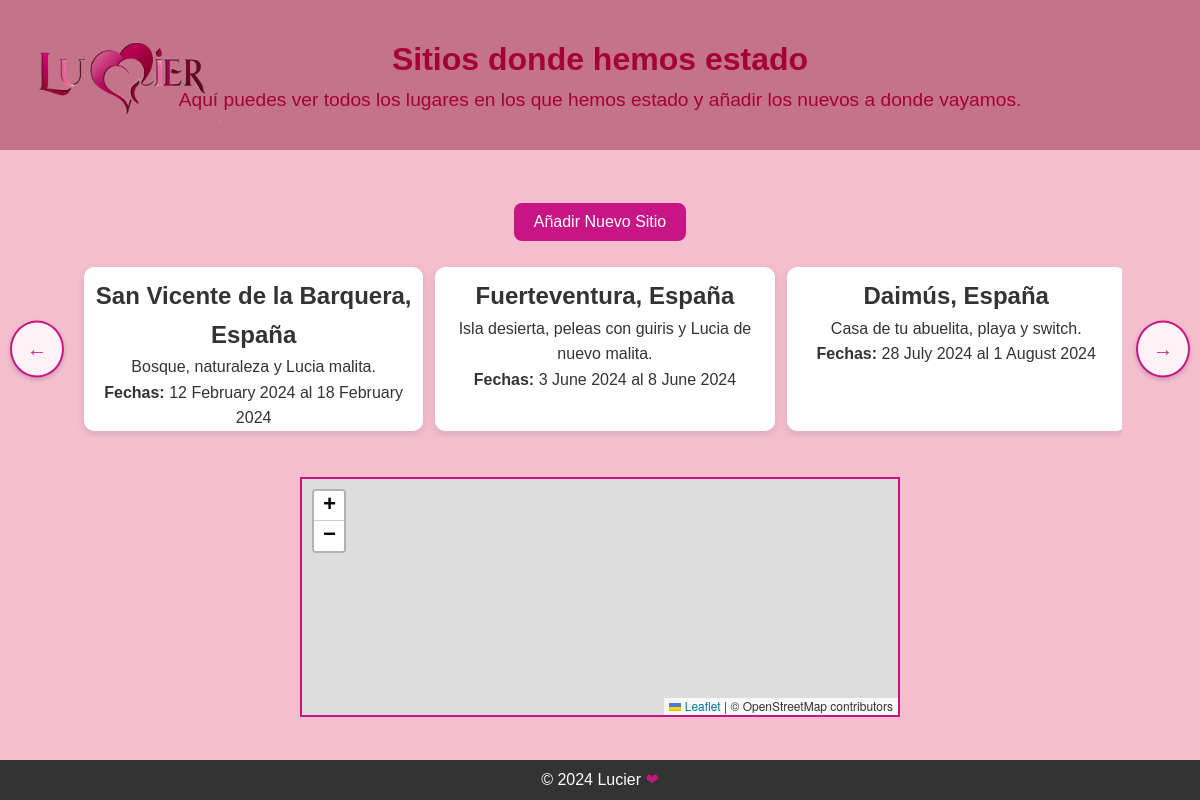
The app's page /sites/ with its own data.
### sites/models.py (models this page shows, shortened)
class Site(models.Model):
    name = models.CharField(max_length=200)
    description = models.TextField()
    start_date = models.DateField()
    end_date = models.DateField()
    latitude = models.FloatField()
    longitude = models.FloatField()

### sites/views.py (the view)
# urls.py: path('', views.sites_page, name='sites_page'),
def sites_page(request):
    sites = Site.objects.all()
    return render(request, 'sites_page.html', {'sites': sites})

### sites/templates/sites_page.html (shortened to what this page needs)
<!DOCTYPE html>
<html lang="es">
<head>
    {% load static %}
    <link rel="stylesheet" href="{% static 'css/general.css' %}">
    <link rel="stylesheet" href="{% static 'css/sites_page.css' %}">
    <link rel="stylesheet" href="https://unpkg.com/leaflet@1.9.4/dist/leaflet.css" />
</head>
<body>
    <header class="header">
        <div class="logo-container">
            <a href="{% url 'core:home_page' %}">
                <img src="{% static 'images/Lucier.png' %}" alt="Logo Lucier" class="logo">
            </a>
        </div>
        <div class="header-content">
            <h1>Sitios donde hemos estado</h1>
            <p>Aquí puedes ver todos los lugares en los que hemos estado y añadir los nuevos a donde vayamos.</p>
        </div>
    </header>
    <div class="main-container">
        <main class="main-content">
            <div id="add-site-container" class="add-site-container">
                <a href="{% url 'sites:new_site' %}" class="btn-add">
                    <button type="button" onclick="ocultar()">Añadir Nuevo Sitio</button>
                </a>
            </div>
            <div class="sites-container-wrapper">
                <button id="left" class="scroll-btn left">&#8592;</button>
                <div class="sites-container">
                    {% for site in sites %}
                    <div class="site-card">
                        <a href="{% url 'sites:site_details_page' pk=site.pk %}">
                            <h2>{{ site.name }}</h2>
                            <p>{{ site.description }}</p>
                            <p><strong>Fechas:</strong> {{ site.start_date|date:"j F Y" }} al {{ site.end_date|date:"j F Y" }}</p>
                        </a>
                    </div>
                    {% endfor %}
                </div>
                <button id="right" class="scroll-btn right">&#8594;</button>
            </div>
            <div class="map-container">
                <div id="map"></div>
            </div>
        </main>
    </div>
    <footer class="footer">
        <p>&copy; 2024 Lucier <span style="color: #C71585;">❤</span></p>
    </footer>
</body>
</html>

### static/css/general.css (style rules this page uses)
* { margin: 0; padding: 0; box-sizing: border-box; }
body { font-family: 'Arial', sans-serif; background-color: #f2f2f2; color: #333; line-height: 1.6; margin: 0; padding: 0; min-height: 100vh; display: flex; flex-direction: column; }
.main-container { flex: 1; display: flex; flex-direction: column; justify-content: center; align-items: center; background-color: rgb(245, 190, 207); min-height: calc(100vh - 160px); overflow: hidden; }
.main-content { padding-top: 30px; padding-bottom: 60px; }
.header { background-color: rgb(197, 115, 139); color: rgb(164, 0, 55); text-align: center; padding: 1em 0; box-shadow: 0 2px 4px rgba(0, 0, 0, 0.1); display: flex; justify-content: center; align-items: center; height: 150px; }
.header-content { text-align: center; }
.header-content h1 { font-size: 2rem; }
.header-content p { font-size: 1.2rem; }
.logo-container { position: absolute; top: -25px; left: 20px; }
.logo { width: 200px; height: auto; }
.footer { background-color: #333; color: white; text-align: center; padding: 7px; position: fixed; bottom: 0; width: 100%; flex-shrink: 0; text-align: center; }
.footer p { font-size: 1rem; margin: 0; }

### static/css/sites_page.css (style rules this page uses)
.sites-container-wrapper { position: relative; display: flex; align-items: center; justify-content: center; padding: 20px; overflow: visible; }
.sites-container { display: flex; overflow-x: hidden; scroll-behavior: smooth; justify-content: start; width: 90%; }
.site-card { flex: 0 0 32.5%; margin: 6px; box-shadow: 0 4px 10px rgba(0, 0, 0, 0.1); border-radius: 10px; text-align: center; background-color: #fff; transition: transform 0.3s ease, box-shadow 0.3s ease; position: relative; z-index: 1; padding: 10px 10px 0px; }
.site-card a { text-decoration: none; color: inherit; }
.scroll-btn { position: absolute; top: 50%; transform: translateY(-50%); background-color: rgba(255, 255, 255, 0.8); border: 2px solid #C71585; color: #C71585; border-radius: 50%; padding: 15px; cursor: pointer; box-shadow: 0 2px 5px rgba(0, 0, 0, 0.2); z-index: 100; font-size: 20px; }
.scroll-btn.left { left: 10px; }
.scroll-btn.right { right: 10px; }
.add-site-container { display: flex; justify-content: center; align-items: center; }
.btn-add { display: inline-block; margin-top: 20px; }
.btn-add button { padding: 10px 20px; font-size: 16px; background-color: #C71585; color: white; border: none; border-radius: 8px; cursor: pointer; transition: background-color 0.3s ease; }
.map-container { display: flex; justify-content: center; align-items: center; width: 100%; margin: 20px 0; }
#map { height: 30vh; width: 50%; border: 2px solid #C71585; }

### records on screen
Site: name "San Vicente de la Barquera, España", description "Bosque, naturaleza y Lucia malita.", start_date "12 February 2024", end_date "18 February 2024"
Site: name "Fuerteventura, España", description "Isla desierta, peleas con guiris y Lucia de nuevo malita.", start_date "3 June 2024", end_date "8 June 2024"
Site: name "Daimús, España", description "Casa de tu abuelita, playa y switch.", start_date "28 July 2024", end_date "1 August 2024"
